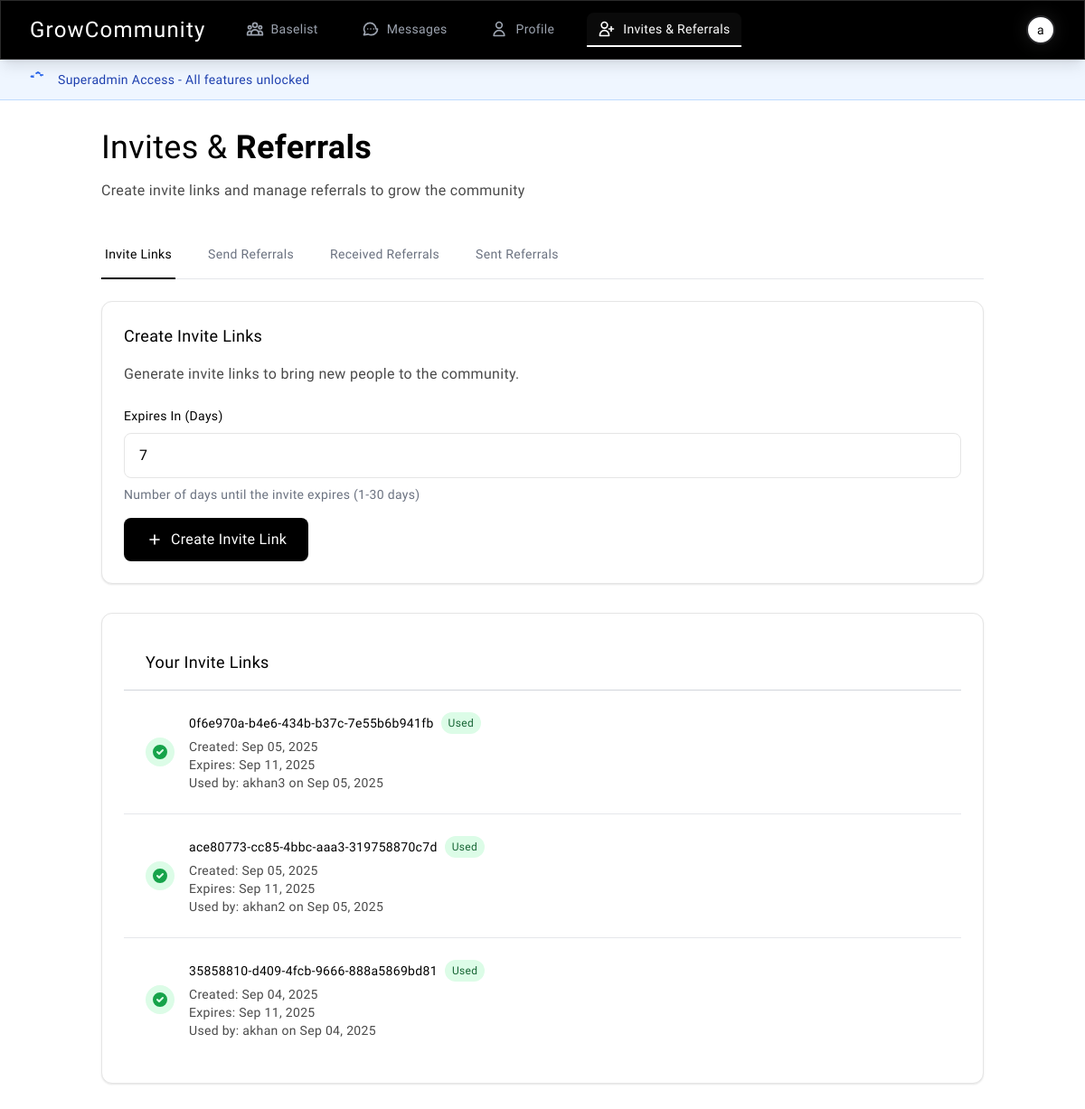
The app's page /invites/ (signed in), older data.
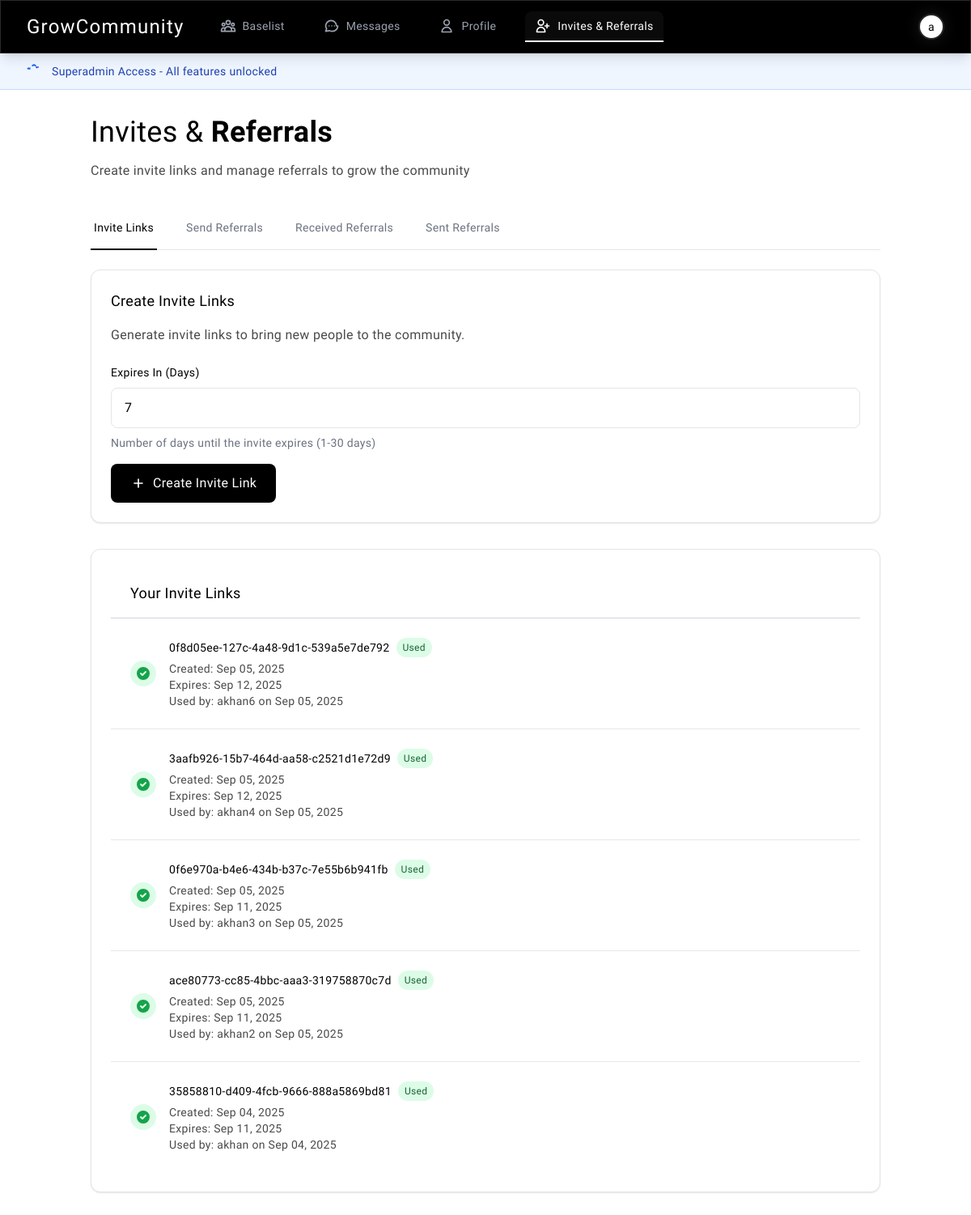
The same page, newer data.
### invites/models.py (models this page shows, shortened)
class InviteLink(models.Model):
    code = models.UUIDField(default=uuid.uuid4, unique=True, editable=False)
    created_by = models.ForeignKey(User, on_delete=models.CASCADE, related_name='sent_invites')
    used_by = models.ForeignKey(User, on_delete=models.SET_NULL, null=True, blank=True, related_name='used_invite')
    is_used = models.BooleanField(default=False)
    created_date = models.DateTimeField(default=timezone.now)
    expiry_date = models.DateTimeField(null=True, blank=True)
    class Meta:
        ordering = ['-created_date']
    def is_valid(self):
        if self.is_used:
            return False
        if self.expiry_date and timezone.now() > self.expiry_date:
            return False
        return True

### invites/views.py (the view, shortened to what this page needs)
# urls.py: path('', views.my_invites, name='my_invites'),
@login_required
def my_invites(request):
    user_invites = InviteLink.objects.filter(created_by=request.user)
    profile = request.user.profile
    received_referrals = Referral.objects.filter(
        recipient_user=request.user
    ).select_related('sender').order_by('-created_at')
    sent_referrals = Referral.objects.filter(
        sender=request.user
    ).select_related('recipient_user').order_by('-created_at')
    invite_form = CreateInviteForm()
    referral_form = SendReferralForm(user=request.user)
    context = {
        'invite_form': invite_form,
        'referral_form': referral_form,
        'invites': user_invites,
        'profile': profile,
        'received_referrals': received_referrals,
        'sent_referrals': sent_referrals,
        'verification_status': {
            'is_verified': request.user.is_superuser or profile.is_verified,
            'referral_count': profile.referral_count,
            'referrals_needed': 0 if request.user.is_superuser else profile.referrals_needed,
            'needs_referrals': False if request.user.is_superuser else profile.needs_referrals,
        }
    }
    return render(request, 'invites/my_invites.html', context)

### templates/invites/my_invites.html (shortened to what this page needs)
{% extends 'base.html' %}
{% block content %}
<div class="container py-8">
    <div class="mb-8">
        <h1 class="text-4xl font-light text-black mb-4">
            Invites & <span class="font-semibold">Referrals</span>
        </h1>
        <p class="text-gray-600">
            Create invite links and manage referrals to grow the community
        </p>
    </div>
    <div class="mb-6">
        <div class="border-b border-gray-200">
            <nav class="-mb-px flex space-x-8">
                <button onclick="showTab('invites')" id="invites-tab" class="invite-tab active border-b-2 border-black text-black py-4 px-1 text-sm font-medium">
                    Invite Links
                </button>
                <button onclick="showTab('referrals')" id="referrals-tab" class="invite-tab border-b-2 border-transparent text-gray-500 hover:text-gray-700 hover:border-gray-300 py-4 px-1 text-sm font-medium">
                    Send Referrals
                </button>
                <button onclick="showTab('received')" id="received-tab" class="invite-tab border-b-2 border-transparent text-gray-500 hover:text-gray-700 hover:border-gray-300 py-4 px-1 text-sm font-medium">
                    Received Referrals
                </button>
                <button onclick="showTab('sent')" id="sent-tab" class="invite-tab border-b-2 border-transparent text-gray-500 hover:text-gray-700 hover:border-gray-300 py-4 px-1 text-sm font-medium">
                    Sent Referrals
                </button>
            </nav>
        </div>
    </div>
    <div id="invites-content" class="tab-content">
        <div class="card mb-8">
            <h2 class="text-lg font-medium text-black mb-4">Create Invite Links</h2>
            <p class="text-gray-600 mb-6">Generate invite links to bring new people to the community.</p>
            {% if verification_status.is_verified %}
                <form method="post" class="space-y-4">
                    <div class="form-group">
                        <label for="{{ invite_form.expires_in_days.id_for_label }}" class="form-label">
                            Expires In (Days)
                        </label>
                        {{ invite_form.expires_in_days }}
                        <p class="mt-2 text-sm text-gray-500">{{ invite_form.expires_in_days.help_text }}</p>
                    </div>
                    <button type="submit" class="btn btn-primary">
                        <svg class="w-5 h-5" fill="none" stroke="currentColor" viewBox="0 0 24 24">
                            <path stroke-linecap="round" stroke-linejoin="round" stroke-width="2" d="M12 6v6m0 0v6m0-6h6m-6 0H6"/>
                        </svg>
                        Create Invite Link
                    </button>
                </form>
            {% endif %}
        </div>
        {% if invites %}
        <div class="card overflow-hidden">
            <div class="px-6 py-4 border-b border-gray-300">
                <h2 class="text-lg font-medium text-black">Your Invite Links</h2>
            </div>
            <div class="divide-y divide-gray-200">
                {% for invite in invites %}
                <div class="p-6">
                    <div class="flex items-center justify-between">
                        <div class="flex-1">
                            <div class="flex items-center space-x-4">
                                <div class="flex-shrink-0">
                                    {% if invite.is_used %}
                                        <div class="h-8 w-8 rounded-full bg-green-100 flex items-center justify-center">
                                            <svg class="h-5 w-5 text-green-600" fill="currentColor" viewBox="0 0 20 20">
                                                <path fill-rule="evenodd" d="M10 18a8 8 0 100-16 8 8 0 000 16zm3.707-9.293a1 1 0 00-1.414-1.414L9 10.586 7.707 9.293a1 1 0 00-1.414 1.414l2 2a1 1 0 001.414 0l4-4z" clip-rule="evenodd"/>
                                            </svg>
                                        </div>
                                    {% elif invite.is_valid %}
                                        <div class="h-8 w-8 rounded-full bg-blue-100 flex items-center justify-center">
                                            <svg class="h-5 w-5 text-blue-600" fill="none" stroke="currentColor" viewBox="0 0 24 24">
                                                <path stroke-linecap="round" stroke-linejoin="round" stroke-width="2" d="M12 8v4l3 3m6-3a9 9 0 11-18 0 9 9 0 0118 0z"/>
                                            </svg>
                                        </div>
                                    {% endif %}
                                </div>
                                <div class="flex-1">
                                    <div class="flex items-center space-x-2">
                                        <h3 class="text-sm font-medium text-black">{{ invite.code }}</h3>
                                        {% if invite.is_used %}
                                            <span class="inline-flex items-center px-2 py-1 rounded-full text-xs font-medium bg-green-100 text-green-800">
                                                Used
                                            </span>
                                        {% elif invite.is_valid %}
                                            <span class="inline-flex items-center px-2 py-1 rounded-full text-xs font-medium bg-blue-100 text-blue-800">
                                                Active
                                            </span>
                                        {% else %}
                                            <span class="inline-flex items-center px-2 py-1 rounded-full text-xs font-medium bg-red-100 text-red-800">
                                                Expired
                                            </span>
                                        {% endif %}
                                    </div>
                                    <div class="mt-1 text-sm text-gray-600">
                                        <p>Created: {{ invite.created_date|date:"M d, Y" }}</p>
                                        {% if invite.expiry_date %}
                                            <p>Expires: {{ invite.expiry_date|date:"M d, Y" }}</p>
                                        {% endif %}
                                        {% if invite.is_used and invite.used_by %}
                                            <p>Used by: {{ invite.used_by.username }} on {{ invite.used_by.date_joined|date:"M d, Y" }}</p>
                                        {% endif %}
                                    </div>
                                </div>
                            </div>
                        </div>
                    </div>
                </div>
                {% endfor %}
            </div>
        </div>
        {% endif %}
    </div>
</div>
{% endblock %}

### templates/base.html (shortened to what this page needs)
<!DOCTYPE html>
<html lang="en" class="h-full bg-white">
<head>
    {% load static %}
    <link rel="stylesheet" href="{% static 'css/base.css' %}">
    <script src="https://cdn.tailwindcss.com"></script>
</head>
<body class="h-full bg-white text-black">
    <div class="min-h-full">
        {% if user.is_authenticated %}
        <nav class="bg-black shadow-lg border-b border-gray-800 white-border sticky top-0 z-50">
            <div class="max-w-7xl mx-auto px-4 sm:px-6 lg:px-8">
                <div class="flex justify-between h-16">
                    <div class="flex items-center">
                        <div class="flex-shrink-0 flex items-center mr-8">
                            <a href="{% url 'communities:user_list' %}" class="text-2xl logo-text text-white">
                                Grow<span class="logo-accent white-text">Community</span>
                            </a>
                        </div>
                        <div class="hidden sm:flex sm:space-x-6">
                            <a href="{% url 'communities:user_list' %}" class="{% if request.resolver_match.url_name == 'user_list' %}border-white text-white bg-gray-950{% else %}border-transparent text-gray-400 hover:text-white hover:border-white{% endif %} inline-flex items-center px-3 py-2 border-b-2 text-sm font-light rounded-t-lg transition-all duration-200">
                                Baselist
                            </a>
                            <a href="{% url 'messaging:inbox' %}" class="{% if 'messaging' in request.resolver_match.namespace %}border-white text-white bg-gray-950{% else %}border-transparent text-gray-400 hover:text-white hover:border-white{% endif %} inline-flex items-center px-3 py-2 border-b-2 text-sm font-light rounded-t-lg transition-all duration-200">
                                Messages
                            </a>
                            <a href="{% url 'profiles:edit' %}" class="{% if 'profiles' in request.resolver_match.namespace %}border-white text-white bg-gray-950{% else %}border-transparent text-gray-400 hover:text-white hover:border-white{% endif %} inline-flex items-center px-3 py-2 border-b-2 text-sm font-light rounded-t-lg transition-all duration-200">
                                <svg class="w-5 h-5 mr-2" fill="none" stroke="currentColor" viewBox="0 0 24 24">
                                    <path stroke-linecap="round" stroke-linejoin="round" stroke-width="2" d="M16 7a4 4 0 11-8 0 4 4 0 018 0zM12 14a7 7 0 00-7 7h14a7 7 0 00-7-7z"/>
                                </svg>
                                Profile
                            </a>
                            <a href="{% url 'invites:my_invites' %}" class="{% if 'invites' in request.resolver_match.namespace %}border-white text-white bg-gray-950{% else %}border-transparent text-gray-400 hover:text-white hover:border-white{% endif %} inline-flex items-center px-3 py-2 border-b-2 text-sm font-light rounded-t-lg transition-all duration-200">
                                <svg class="w-5 h-5 mr-2" fill="none" stroke="currentColor" viewBox="0 0 24 24">
                                    <path stroke-linecap="round" stroke-linejoin="round" stroke-width="2" d="M18 9v3m0 0v3m0-3h3m-3 0h-3m-2-5a4 4 0 11-8 0 4 4 0 018 0zM3 20a6 6 0 0112 0v1H3v-1z"/>
                                </svg>
                                Invites & Referrals
                            </a>
                        </div>
                    </div>
                    <div class="hidden sm:ml-6 sm:flex sm:items-center">
                        <div class="ml-3 relative" x-data="{ open: false }">
                            <div>
                                <button @click="open = !open" class="bg-black flex text-sm rounded-full focus:outline-none focus:ring-2 focus:ring-offset-2 focus:ring-white ring-offset-black">
                                    {% if user.profile.profile_picture %}
                                        <img class="h-8 w-8 rounded-full object-cover" src="{{ user.profile.profile_picture.url }}" alt="{{ user.profile.display_name }}">
                                    {% else %}
                                        <div class="h-8 w-8 rounded-full bg-white flex items-center justify-center text-black text-sm font-medium white-glow border-2 border-zinc-800">
                                            {{ user.first_name|first|default:user.username|first }}
                                        </div>
                                    {% endif %}
                                </button>
                            </div>
                        </div>
                    </div>
                </div>
            </div>
        </nav>
        {% endif %}
        {% if user.is_authenticated and user.is_superuser %}
        <div class="bg-blue-50 border-b border-blue-200">
            <div class="max-w-7xl mx-auto px-4 sm:px-6 lg:px-8 py-3">
                <div class="flex items-center space-x-3">
                    <p class="text-sm font-medium text-blue-800">
                        Superadmin Access - All features unlocked
                    </p>
                </div>
            </div>
        </div>
        {% endif %}
        <main>
            {% block content %}
            {% endblock %}
        </main>
    </div>
</body>
</html>

Row changes from the older to the newer data that the page shows:
added InviteLink: is_used True (drawn), code "0f8d05ee-127c-4a48-9d1c-539a5e7de792", created_date "Sep 05, 2025", expiry_date "Sep 12, 2025", used_by.username "akhan6", used_by.date_joined "Sep 05, 2025"
added InviteLink: is_used True (drawn), code "3aafb926-15b7-464d-aa58-c2521d1e72d9", created_date "Sep 05, 2025", expiry_date "Sep 12, 2025", used_by.username "akhan4", used_by.date_joined "Sep 05, 2025"
